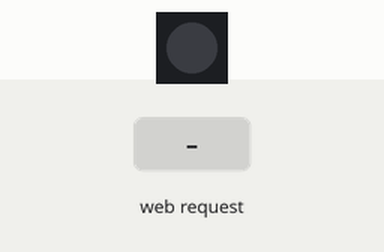
Bench run of a program on a simulated ESP32 board running MicroPython. Shown: 1 RGB LEDs in strip order, left to right. Inputs (shaded band) come from the test bench. What the program prints to the serial console is not drawn.

Above: at 1.2 s.
1.3 s: HTTP request GET /rgb/red received
At 2.3 s:
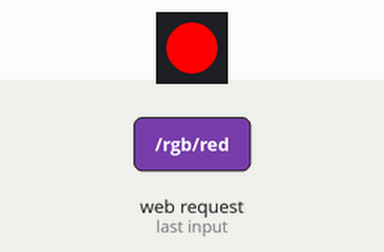
2.8 s: HTTP request GET /rgb/green received
At 3.5 s:
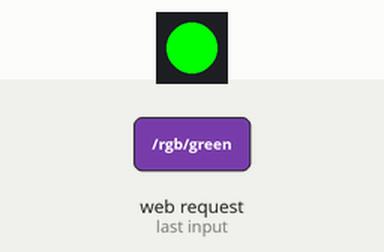
4.3 s: HTTP request GET /rgb/blue received
At 4.6 s:
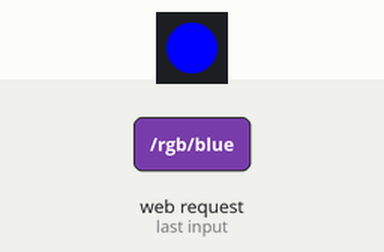
Timing chart, 0 to 7.3 s (numbered marks = the images above; inputs shaded):
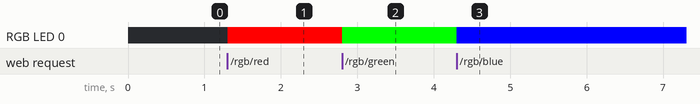

Measured:
- after the input at 1.3 s, RGB LED 0: off → RGB(255, 0, 0) at once
- after the input at 2.8 s, RGB LED 0: RGB(255, 0, 0) → RGB(0, 255, 0) at once
- after the input at 4.3 s, RGB LED 0: RGB(0, 255, 0) → RGB(0, 0, 255) at once

The program:

3-simple-html-microdot.py
```python
# lab4 rgb-web.py into microdot
# 3-rgb 3 color setting using microdot with simple html
from microdot import Microdot
from machine import Pin
from neopixel import NeoPixel

# Constants
RGB_COLORS = {
    'red': (255, 0, 0),
    'green': (0, 255, 0),
    'blue': (0, 0, 255),
}

# Initialize the NeoPixel
pin = Pin(48, Pin.OUT)
neo = NeoPixel(pin, 1)  # 1 NeoPixel

# Function to set RGB color
def set_rgb(color):
    if color in RGB_COLORS:
        neo[0] = RGB_COLORS[color]  # Set the color for the first NeoPixel
        neo.write()  # Write the color to the NeoPixel
    else:
        raise ValueError(f"Invalid color: {color}")

# HTML for the web page
def web_page():
    return """<!DOCTYPE html>
<html>
<head><title>ESP32 RGB LED Control</title></head>
<body>
<h1>ESP32 RGB LED Control</h1>
<p><a href="/rgb/red"><button>Turn RGB RED</button></a></p>
<p><a href="/rgb/green"><button>Turn RGB GREEN</button></a></p>
<p><a href="/rgb/blue"><button>Turn RGB BLUE</button></a></p>
</body>
</html>"""

# Initialize MicroDot app
app = Microdot()

# Root route to serve the web page
@app.route('/')
def index(request):
    return web_page(), 200, {'Content-Type': 'text/html'}

# Route to handle RGB color changes
@app.route('/rgb/<color>')
def set_color(request, color):
    try:
        set_rgb(color)  # Set the NeoPixel color
        return web_page(), 200, {'Content-Type': 'text/html'}
    except ValueError as e:
        return str(e), 400  # Return error message for invalid color

# Start the MicroDot web server
# Start the Microdot Web Server
print("Starting server...")
app.run(port=80)
```
